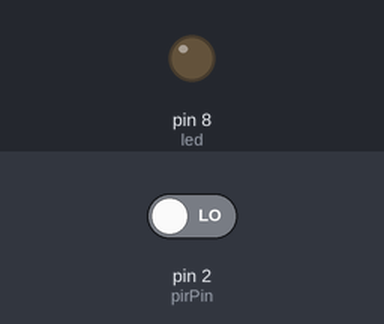
Bench run of a sketch on a simulated Arduino Uno, built with avr-gcc and run on an emulated ATmega328P. On the bench: output pins drawn as LEDs (lit = HIGH). Inputs (shaded band) come from the test bench; at power-on: pin 2 (pirPin) LOW.

Above: at 1.2 s.
1.3 s: pin 2 (pirPin) driven HIGH
At 1.8 s:
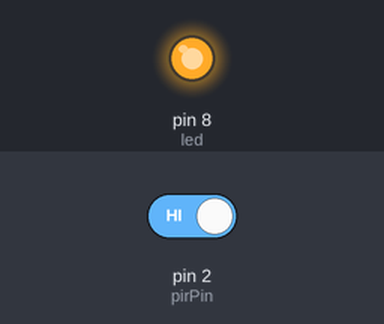
2.8 s: pin 2 (pirPin) driven LOW
At 4.1 s:
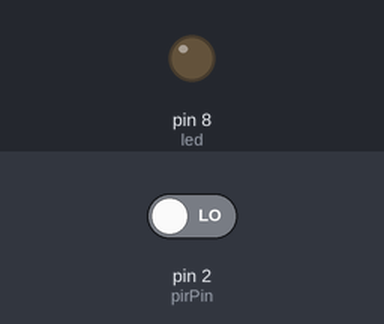
Timing chart, 0 to 5.8 s (numbered marks = the images above; inputs shaded):
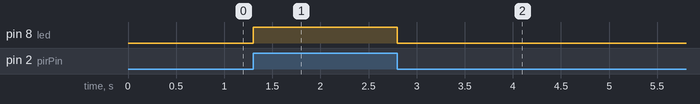

Measured:
- after the input at 1.3 s, pin 8 (led): LOW → HIGH at once
- after the input at 2.8 s, pin 8 (led): HIGH → LOW at once

The sketch:

pirLab.ino.ino
```cpp
const int led = 8;      // LED connected to pin 8
const int pirPin = 2;   // PIR sensor OUT connected to pin 2

void setup() {
  pinMode(led, OUTPUT);    // set LED as output
  pinMode(pirPin, INPUT);  // set PIR as input
  digitalWrite(led, LOW);  // start LED OFF
}

void loop() {
  // LED directly follows PIR output: HIGH = motion, LOW = no motion
  digitalWrite(led, digitalRead(pirPin));
}
```
